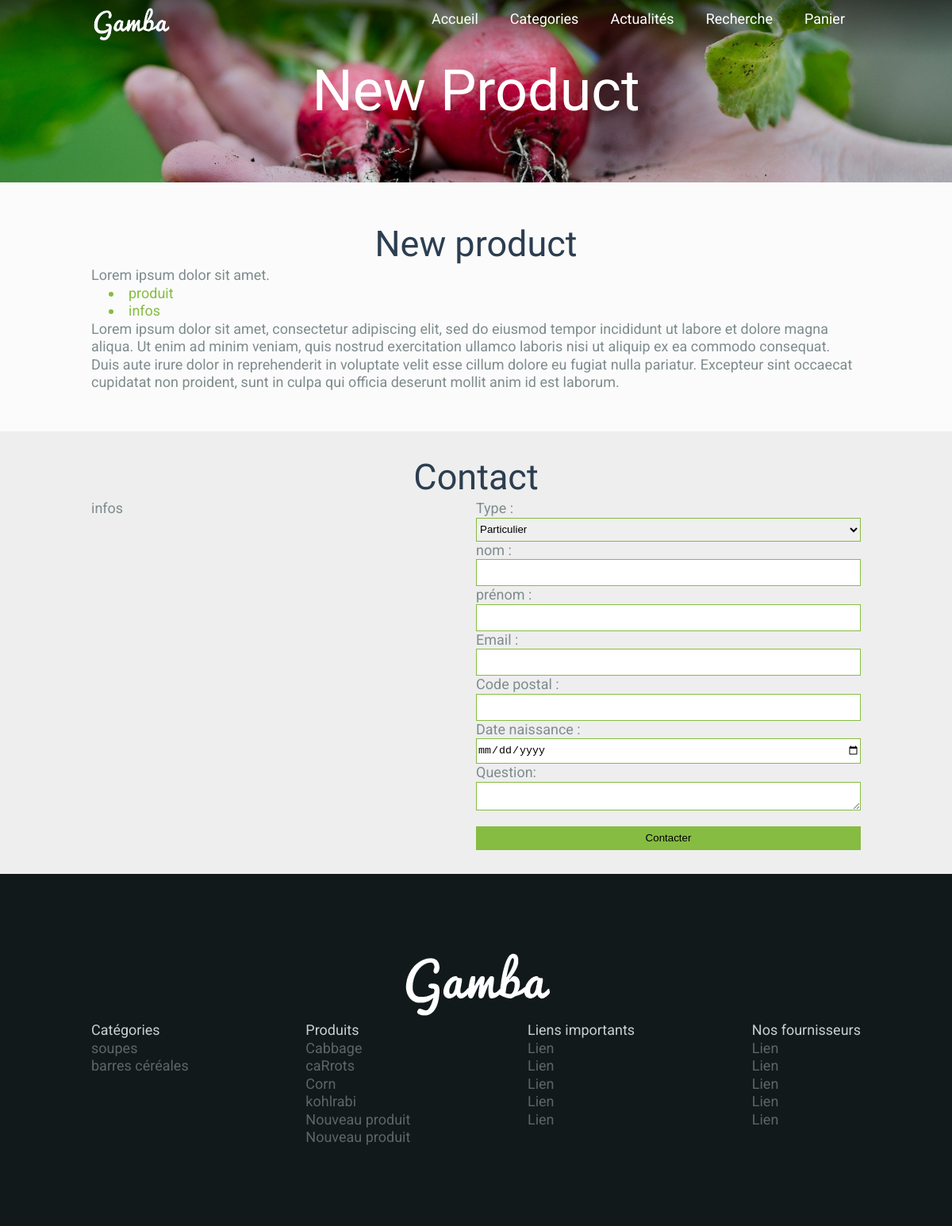
The app's page /?p=actualite&id=1 with its own data.
### tables this page shows
CREATE TABLE `actualites` (
  `id_actu` int(11) NOT NULL,
  `nom_actu` varchar(50) NOT NULL,
  `dec_actu` varchar(255) NOT NULL,
  `content_actu` longtext NOT NULL
);

CREATE TABLE `actu_etiquette` (
  `id_actu` int(11) NOT NULL,
  `id_etiquette` int(11) NOT NULL
);

CREATE TABLE `etiquettes` (
  `id_etiquette` int(11) NOT NULL,
  `nom_etiquette` varchar(50) NOT NULL
);

CREATE TABLE `categorie` (
  `id_cat` int(11) NOT NULL,
  `nom_cat` varchar(50) NOT NULL,
  `desc_cat` text NOT NULL,
  `text_cat` longtext NOT NULL,
  `id_cat_cat` int(11) DEFAULT NULL
);

CREATE TABLE `produits` (
  `id_produit` int(11) NOT NULL,
  `nom_produit` varchar(50) NOT NULL,
  `desc_produit` text NOT NULL,
  `sous_titre_produit` varchar(50) NOT NULL,
  `id_cat_produit` int(11) DEFAULT NULL
);

### controllers/page_actualite.php (called while the page is built, shortened)
<?php
$titre = "Actualité";
if(isset($_GET["id"])){
    $actu = spe("actualites","id_actu",($_GET["id"]));
    $lactu = $actu[0];
    $id         = $lactu["id_actu"];
    $titre      = $lactu["nom_actu"];
    $desc       = $lactu["dec_actu"];
    $content    = $lactu["content_actu"];
    $etiquettes = etiquetteParAcutalite($id);
}
require("views/page_actualite.php");
?>

### core/bdd.php (called while the page is built, shortened)
<?php
    function all($table){
        $db =   $GLOBALS["db"];
        $sql = "SELECT * FROM $table";
        $rst = $db->query($sql);
        return $rst->fetchAll(PDO::FETCH_ASSOC);
    }
    function spe($table,$champ,$id){
        $db =   $GLOBALS["db"];
        $sql = "SELECT * FROM $table WHERE $champ = :id";
        $rst = $db->prepare($sql);
        $rst->execute([":id" => $id]);
        return $rst->fetchAll(PDO::FETCH_ASSOC);
    }
    function etiquetteParAcutalite($id){
        $db =   $GLOBALS["db"];
        $sql = "SELECT * FROM etiquettes,actu_etiquette WHERE etiquettes.id_etiquette = actu_etiquette.id_etiquette AND id_actu = :id";
        $rst = $db->prepare($sql);
        $rst->execute([":id" => $id]);
        return $rst->fetchAll(PDO::FETCH_ASSOC);
    }
?>

### controllers/footer.php (called while the page is built)
<?php
$categories = all("categorie");
$produits = all("produits");
require("views/footer.php");
?>

### views/page_actualite.php (the view, shortened to what this page needs)
<div id="introproduct">
	<div class="container">
		<h1><?php echo $titre?></h1>
	</div>
</div>
<div id="deal">
	<div class="container">
		<h2><?php echo $titre?></h2>
		<div class="ligne">
			<div>
				<p><?php echo $desc?></p>
				<ul>
					<?php foreach($etiquettes as $key => $etiquette){
						$nom = $etiquette["nom_etiquette"];
					?>
						<li> <?php echo $nom?> </li>
					<?php }?>
				</ul>
				<p><?php echo $content?></p>
			</div>
		</div>
	</div>
</div>
<?php afficher("footer"); ?>

### views/footer.php (shortened to what this page needs)
<footer id="footer">
	<div class="container">
		<img src="styles/imgs/logo.png" alt="">
		<div class="ligne">
			<div class="footer">
				<h4>Catégories</h4>
				<?php foreach($categories as $key => $categorie){
					$nom = $categorie["nom_cat"];
				?>
					<a href="#" title="" class="menufoot"><?php echo $nom ?></a>
				<?php }?>
			</div>
			<div class="footer">
				<h4>Produits</h4>
				<?php foreach($produits as $key => $produit){
					$nom = $produit["nom_produit"];
				?>
					<a href="#" title="" class="menufoot"><?php echo $nom ?></a>
				<?php }?>
			</div>
			<div class="footer">
				<h4>Liens importants</h4>
				<a href="#" title="" class="menufoot">Lien</a>
				<a href="#" title="" class="menufoot">Lien</a>
				<a href="#" title="" class="menufoot">Lien</a>
				<a href="#" title="" class="menufoot">Lien</a>
				<a href="#" title="" class="menufoot">Lien</a>
			</div>
			<div class="footer">
				<h4>Nos fournisseurs</h4>
				<a href="#" title="" class="menufoot">Lien</a>
				<a href="#" title="" class="menufoot">Lien</a>
				<a href="#" title="" class="menufoot">Lien</a>
				<a href="#" title="" class="menufoot">Lien</a>
				<a href="#" title="" class="menufoot">Lien</a>
			</div>
		</div>
	</div>
</footer>

### styles/styles.css (style rules this page uses)
body { font-family: 'Roboto', sans-serif; font-size:18px; color:#7f8c8d; line-height:1.25em; }
a { color:inherit; text-decoration: none; }
h1 { font-family: 'Indie Flower', cursive; font-size:4em; text-align: center; line-height:1.25em; }
h2 { font-family: 'Indie Flower', cursive; font-size: 2.5em; text-align: center; color:#2c3e50; line-height:1.25em; }
h4 { color: #c9ced1; text-align: left; }
p { text-align: center; }
ul>li { list-style-type: disc; list-style-position: inside; color: #86bc42; margin-left: 22px; }
.container { width: 970px; margin:auto; }
#deal { background-color: #fbfbfb; padding: 50px 0px; }
.ligne { display: flex; justify-content: space-between; }
#deal h3,#deal p { text-align: left; }
#footer { background: #11191b; text-align: center; padding: 100px 0px; }
.footer { text-align: left; display: flex; flex-direction: column; }
.menufoot { color:#5f6467; text-decoration: none; }
#introproduct { background: url("imgs/radish.jpg") no-repeat center; background-size: 100% auto; padding: 70px 0px; color: #fff; text-transform: capitalize; }

### records on screen
actualites: nom_actu "New Product", nom_actu "New product", dec_actu "Lorem ipsum dolor sit amet.", content_actu "Lorem ipsum dolor sit amet, consectetur adipiscing elit, sed do eiusmod tempor incididunt ut labore et dolore magna aliqua. Ut enim ad minim veniam, quis nostrud exercitation ullamco laboris nisi ut aliquip ex ea commodo consequat. Duis aute irure dolor in reprehenderit in voluptate velit esse cillum dolore eu fugiat nulla pariatur. Excepteur sint occaecat cupidatat non proident, sunt in culpa qui officia deserunt mollit anim id est laborum."
actu_etiquette: id_etiquette.nom_etiquette "produit"
actu_etiquette: id_etiquette.nom_etiquette "infos"
categorie: nom_cat "soupes"
categorie: nom_cat "barres céréales"
produits: nom_produit "Cabbage"
produits: nom_produit "caRrots"
produits: nom_produit "Corn"
produits: nom_produit "kohlrabi"
produits: nom_produit "Nouveau produit"
produits: nom_produit "Nouveau produit"

### other values on screen
$lien["text"] "Accueil"
$lien["text"] "Categories"
$lien["text"] "Actualités"
$lien["text"] "Recherche"
$lien["text"] "Panier"
